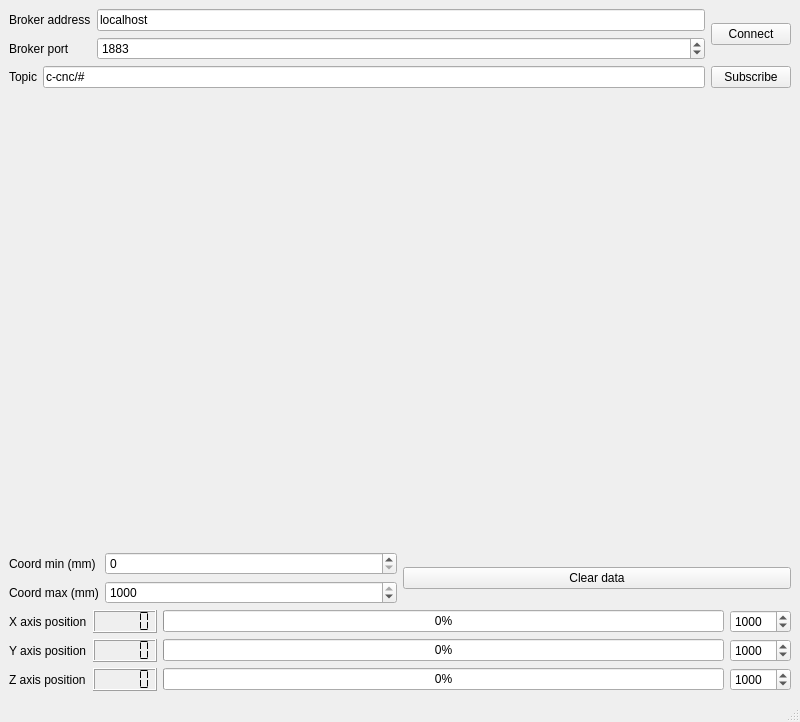
<?xml version="1.0" encoding="UTF-8"?>
<ui version="4.0">
 <class>MainWindow</class>
 <widget class="QMainWindow" name="MainWindow">
  <property name="geometry">
   <rect>
    <x>0</x>
    <y>0</y>
    <width>800</width>
    <height>722</height>
   </rect>
  </property>
  <property name="windowTitle">
   <string>MainWindow</string>
  </property>
  <widget class="QWidget" name="centralwidget">
   <layout class="QVBoxLayout" name="verticalLayout_2">
    <item>
     <layout class="QGridLayout" name="gridLayout_2">
      <item row="0" column="0">
       <layout class="QGridLayout" name="gridLayout_4">
        <item row="0" column="0">
         <widget class="QLabel" name="label">
          <property name="text">
           <string>Broker address</string>
          </property>
         </widget>
        </item>
        <item row="0" column="1">
         <widget class="QLineEdit" name="brokerAddressField">
          <property name="text">
           <string>localhost</string>
          </property>
          <property name="placeholderText">
           <string>localhost</string>
          </property>
         </widget>
        </item>
        <item row="1" column="0">
         <widget class="QLabel" name="label_2">
          <property name="text">
           <string>Broker port</string>
          </property>
         </widget>
        </item>
        <item row="1" column="1">
         <widget class="QSpinBox" name="brokerPortField">
          <property name="maximum">
           <number>4096</number>
          </property>
          <property name="value">
           <number>1883</number>
          </property>
         </widget>
        </item>
       </layout>
      </item>
      <item row="0" column="1">
       <widget class="QPushButton" name="connectButton">
        <property name="text">
         <string>Connect</string>
        </property>
       </widget>
      </item>
     </layout>
    </item>
    <item>
     <layout class="QGridLayout" name="gridLayout_3">
      <item row="0" column="0">
       <layout class="QGridLayout" name="gridLayout_5">
        <item row="0" column="0">
         <widget class="QLabel" name="label_4">
          <property name="text">
           <string>Topic</string>
          </property>
          <property name="scaledContents">
           <bool>false</bool>
          </property>
         </widget>
        </item>
        <item row="0" column="1">
         <widget class="QLineEdit" name="topicField">
          <property name="text">
           <string>c-cnc/#</string>
          </property>
          <property name="placeholderText">
           <string>c-cnc/#</string>
          </property>
         </widget>
        </item>
       </layout>
      </item>
      <item row="0" column="1">
       <widget class="QPushButton" name="subscribeButton">
        <property name="text">
         <string>Subscribe</string>
        </property>
       </widget>
      </item>
     </layout>
    </item>
    <item>
     <layout class="QHBoxLayout" name="horizontalLayout_2">
      <item>
       <widget class="QCustomPlot" name="tracePlot" native="true">
        <property name="minimumSize">
         <size>
          <width>0</width>
          <height>200</height>
         </size>
        </property>
       </widget>
      </item>
      <item>
       <widget class="QCustomPlot" name="xyPlot" native="true"/>
      </item>
     </layout>
    </item>
    <item>
     <layout class="QHBoxLayout" name="horizontalLayout">
      <item>
       <layout class="QFormLayout" name="formLayout_2">
        <item row="0" column="0">
         <widget class="QLabel" name="label_9">
          <property name="text">
           <string>Coord min (mm)</string>
          </property>
         </widget>
        </item>
        <item row="0" column="1">
         <widget class="QSpinBox" name="coordMinBox">
          <property name="maximum">
           <number>1000</number>
          </property>
          <property name="singleStep">
           <number>10</number>
          </property>
         </widget>
        </item>
        <item row="1" column="0">
         <widget class="QLabel" name="label_8">
          <property name="text">
           <string>Coord max (mm)</string>
          </property>
         </widget>
        </item>
        <item row="1" column="1">
         <widget class="QSpinBox" name="coordMaxBox">
          <property name="maximum">
           <number>1000</number>
          </property>
          <property name="singleStep">
           <number>10</number>
          </property>
          <property name="value">
           <number>1000</number>
          </property>
         </widget>
        </item>
       </layout>
      </item>
      <item>
       <layout class="QVBoxLayout" name="verticalLayout_3">
        <item>
         <widget class="QPushButton" name="clearDataButton">
          <property name="text">
           <string>Clear data</string>
          </property>
         </widget>
        </item>
       </layout>
      </item>
     </layout>
    </item>
    <item>
     <layout class="QGridLayout" name="gridLayout">
      <item row="2" column="3">
       <widget class="QSpinBox" name="maxZ">
        <property name="maximum">
         <number>10000</number>
        </property>
        <property name="value">
         <number>1000</number>
        </property>
       </widget>
      </item>
      <item row="0" column="3">
       <widget class="QSpinBox" name="maxX">
        <property name="maximum">
         <number>10000</number>
        </property>
        <property name="value">
         <number>1000</number>
        </property>
       </widget>
      </item>
      <item row="2" column="1">
       <widget class="QLCDNumber" name="lcdZ">
        <property name="segmentStyle">
         <enum>QLCDNumber::Flat</enum>
        </property>
       </widget>
      </item>
      <item row="0" column="0">
       <widget class="QLabel" name="label_3">
        <property name="text">
         <string>X axis position</string>
        </property>
       </widget>
      </item>
      <item row="1" column="0">
       <widget class="QLabel" name="label_5">
        <property name="text">
         <string>Y axis position</string>
        </property>
       </widget>
      </item>
      <item row="1" column="3">
       <widget class="QSpinBox" name="maxY">
        <property name="maximum">
         <number>10000</number>
        </property>
        <property name="value">
         <number>1000</number>
        </property>
       </widget>
      </item>
      <item row="2" column="0">
       <widget class="QLabel" name="label_6">
        <property name="text">
         <string>Z axis position</string>
        </property>
       </widget>
      </item>
      <item row="0" column="2">
       <widget class="QProgressBar" name="sliderX">
        <property name="maximum">
         <number>1000</number>
        </property>
        <property name="value">
         <number>0</number>
        </property>
       </widget>
      </item>
      <item row="1" column="1">
       <widget class="QLCDNumber" name="lcdY">
        <property name="segmentStyle">
         <enum>QLCDNumber::Flat</enum>
        </property>
       </widget>
      </item>
      <item row="0" column="1">
       <widget class="QLCDNumber" name="lcdX">
        <property name="smallDecimalPoint">
         <bool>false</bool>
        </property>
        <property name="segmentStyle">
         <enum>QLCDNumber::Flat</enum>
        </property>
        <property name="value" stdset="0">
         <double>0.000000000000000</double>
        </property>
       </widget>
      </item>
      <item row="1" column="2">
       <widget class="QProgressBar" name="sliderY">
        <property name="maximum">
         <number>1000</number>
        </property>
        <property name="value">
         <number>0</number>
        </property>
        <property name="invertedAppearance">
         <bool>false</bool>
        </property>
       </widget>
      </item>
      <item row="2" column="2">
       <widget class="QProgressBar" name="sliderZ">
        <property name="maximum">
         <number>1000</number>
        </property>
        <property name="value">
         <number>0</number>
        </property>
       </widget>
      </item>
     </layout>
    </item>
   </layout>
  </widget>
  <widget class="QMenuBar" name="menubar">
   <property name="geometry">
    <rect>
     <x>0</x>
     <y>0</y>
     <width>800</width>
     <height>24</height>
    </rect>
   </property>
  </widget>
  <widget class="QStatusBar" name="statusbar"/>
 </widget>
 <customwidgets>
  <customwidget>
   <class>QCustomPlot</class>
   <extends>QWidget</extends>
   <header>qcustomplot.h</header>
   <container>1</container>
  </customwidget>
 </customwidgets>
 <resources/>
 <connections/>
</ui>
